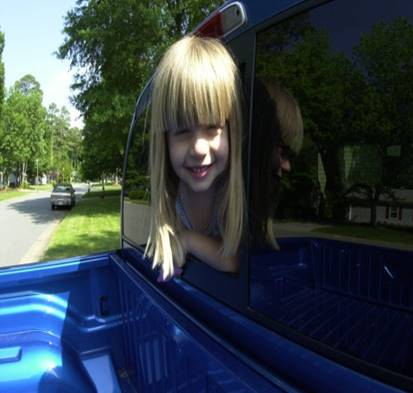
%> input picture CLAHE/Test images/girl.jpg, 413 x 393 px
$ octave CLAHE_Colour.m   (GNU Octave 9; MATLAB toolbox functions it lacks are replaced by stand-ins)
%> lines starting %> are read from the running program, lines starting %| are printed output that depends on the picture
% [18 lines of commented-out code are left out]


I = imread('girl.jpg');
%> I is the input picture: size 393x413x3 uint8; mean R, G, B 54.6, 66.7, 72.2
img=imresize(I,[256,256]);%resize image to 256x256 resolution
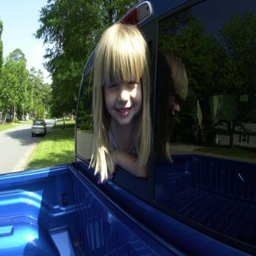
%> img: size 256x256x3 uint8; mean R, G, B 54.6, 66.7, 72.2
LAB = rgb2lab(img);
%> LAB: size 256x256x3 double; mean of channels 1, 2, 3 26.3, -0.5, -4.9
L = LAB(:,:,1)/100;
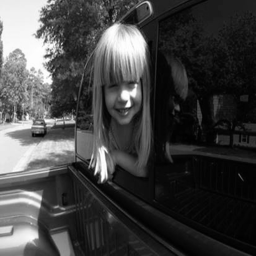
%> L: size 256x256 double; min 0.00334, max 1, mean 0.263
L = adapthisteq(L,'NumTiles',[8 8],'ClipLimit',0.005);
LAB(:,:,1) = L*100;
%> LAB: size 256x256x3 double; mean of channels 1, 2, 3 27.1, -0.5, -4.9
J = lab2rgb(LAB);
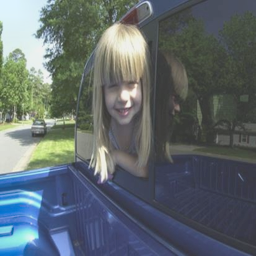
%> J: size 256x256x3 double; mean R, G, B 0.219, 0.269, 0.291; drawn with min black and max white

%figure;
%imshow(img);

figure;
imshow(J)
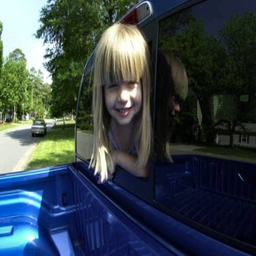
%> displayed picture: size 256x256x3, on the screen's scale of 0 to 255; mean R, G, B 56.3, 68.5, 74

$ run again, with CLAHE/Test images/1.jpg copied over CLAHE/Test images/girl.jpg
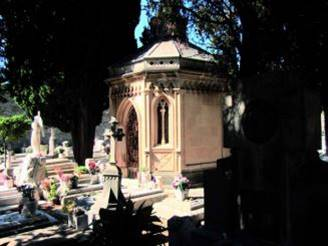
%> input picture CLAHE/Test images/1.jpg, 328 x 246 px
%> I is the input picture: size 246x328x3 uint8; mean R, G, B 60.5, 57, 52
%> `L = LAB(:,:,1)/100;`:
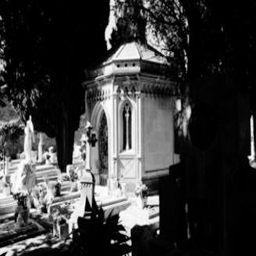
%> L: size 256x256 double; min 0, max 1, mean 0.232
%> `J = lab2rgb(LAB);`:
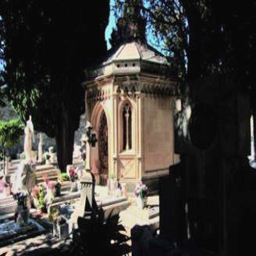
%> J: size 256x256x3 double; mean R, G, B 0.247, 0.233, 0.213; drawn with min black and max white

$ run again, with CLAHE/Test images/2.jpg copied over CLAHE/Test images/girl.jpg
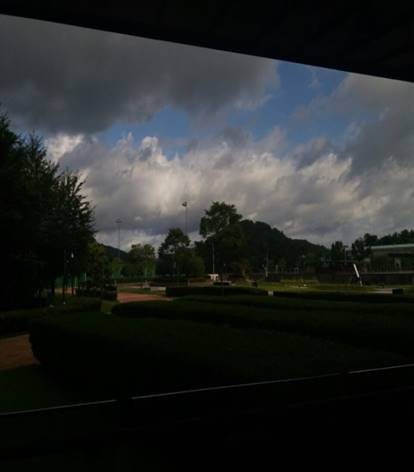
%> input picture CLAHE/Test images/2.jpg, 414 x 472 px
%> I is the input picture: size 472x414x3 uint8; mean R, G, B 40.3, 42.7, 42.4
%> `img=imresize(I,[256,256]);`:
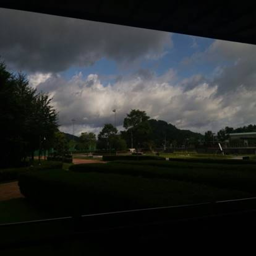
%> img: size 256x256x3 uint8; mean R, G, B 40.3, 42.7, 42.4
%> `J = lab2rgb(LAB);`:
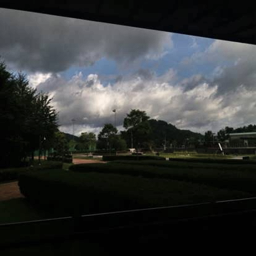
%> J: size 256x256x3 double; mean R, G, B 0.212, 0.222, 0.222; drawn with min black and max white

$ run again, with CLAHE/Test images/3.jpg copied over CLAHE/Test images/girl.jpg
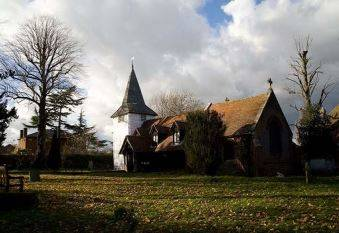
%> input picture CLAHE/Test images/3.jpg, 339 x 233 px
%> I is the input picture: size 233x339x3 uint8; mean R, G, B 114.7, 111.3, 103.6
%> `L = adapthisteq(L,'NumTiles',[8 8],'ClipLimit',0.005);`:
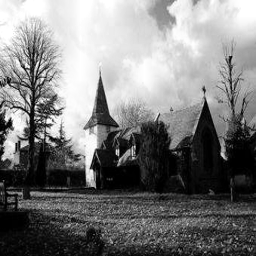
%> L: size 256x256 double; min 0, max 1, mean 0.49
%> `J = lab2rgb(LAB);`:
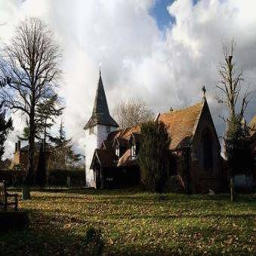
%> J: size 256x256x3 double; mean R, G, B 0.491, 0.477, 0.447; drawn with min black and max white
